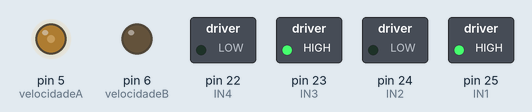
This sketch was run on a simulated Arduino Mega 2560, built with avr-gcc and run on an emulated ATmega2560. Shown: switched loads named in the sketch (green lamp = pin HIGH), output pins drawn as LEDs (lit = HIGH).

Above: at 0.05 s.
At 0.6 s:
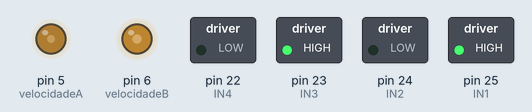
At 1.2 s:
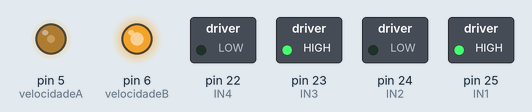
At 1.8 s:
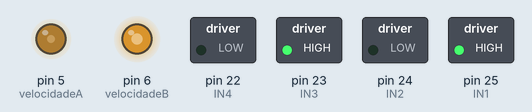
At 2.4 s:
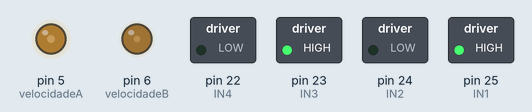
Timing chart, 0 to 3.0 s (numbered marks = the images above):
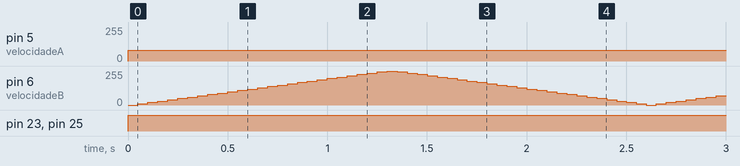

The sketch:

motores.ino
```cpp
//motor_A
int IN1 = 25 ;
int IN2 = 24 ;
int velocidadeA = 5;

//motor_B
int IN3 = 23 ;
int IN4 = 22 ;
int velocidadeB = 6;

//variavel auxiliar
int velocidade = 0;

//Inicializa Pinos
void setup(){
  pinMode(IN1,OUTPUT);
  pinMode(IN2,OUTPUT);
  pinMode(IN3,OUTPUT);
  pinMode(IN4,OUTPUT);
  pinMode(velocidadeA,OUTPUT);
  pinMode(velocidadeB,OUTPUT);
}
void loop(){

  /*Exemplo de velocidades no motor A*/

  //Sentido 2
  digitalWrite(IN1,HIGH);
  digitalWrite(IN2,LOW);

  //Alta
  analogWrite(velocidadeA,230);

  //Intermediaria
  analogWrite(velocidadeA,150);

  //Baixa
  analogWrite(velocidadeA,80);

  /*Exemplo de variacao de velocidade no motor B*/

  //Sentido 2
  digitalWrite(IN3,HIGH);
  digitalWrite(IN4,LOW);

  //velocidade de 0 a 255
  while (velocidade < 255){
    analogWrite(velocidadeB,velocidade);
    velocidade = velocidade + 10;
    delay(50);
  }

  //velocidade de 255 a 0
  while (velocidade > 0){
    analogWrite(velocidadeB,velocidade);
    velocidade = velocidade - 10;
    delay(50);
  }
}
```

Measured:
- by itself, pin 5 (velocidadeA): 0/255 → 80/255 at 0.00 s
- by itself, pin 23 (IN3), pin 25 (IN1): LOW → HIGH at 0.00 s
